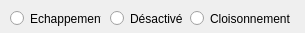
<?xml version="1.0" encoding="UTF-8"?>
<ui version="4.0">
 <class>Form</class>
 <widget class="QWidget" name="Form">
  <property name="geometry">
   <rect>
    <x>0</x>
    <y>0</y>
    <width>305</width>
    <height>33</height>
   </rect>
  </property>
  <property name="minimumSize">
   <size>
    <width>305</width>
    <height>33</height>
   </size>
  </property>
  <property name="maximumSize">
   <size>
    <width>305</width>
    <height>33</height>
   </size>
  </property>
  <property name="windowTitle">
   <string>Assisted Track Option</string>
  </property>
  <widget class="QRadioButton" name="echapButton">
   <property name="geometry">
    <rect>
     <x>10</x>
     <y>10</y>
     <width>91</width>
     <height>17</height>
    </rect>
   </property>
   <property name="text">
    <string>Echappement</string>
   </property>
   <attribute name="buttonGroup">
    <string notr="true">AOptGroup</string>
   </attribute>
  </widget>
  <widget class="QRadioButton" name="cloisButton">
   <property name="geometry">
    <rect>
     <x>190</x>
     <y>10</y>
     <width>101</width>
     <height>17</height>
    </rect>
   </property>
   <property name="text">
    <string>Cloisonnement</string>
   </property>
   <attribute name="buttonGroup">
    <string notr="true">AOptGroup</string>
   </attribute>
  </widget>
  <widget class="QRadioButton" name="desacButton">
   <property name="geometry">
    <rect>
     <x>110</x>
     <y>10</y>
     <width>82</width>
     <height>17</height>
    </rect>
   </property>
   <property name="text">
    <string>Désactivé</string>
   </property>
   <attribute name="buttonGroup">
    <string notr="true">AOptGroup</string>
   </attribute>
  </widget>
 </widget>
 <resources/>
 <connections/>
 <buttongroups>
  <buttongroup name="AOptGroup"/>
 </buttongroups>
</ui>
